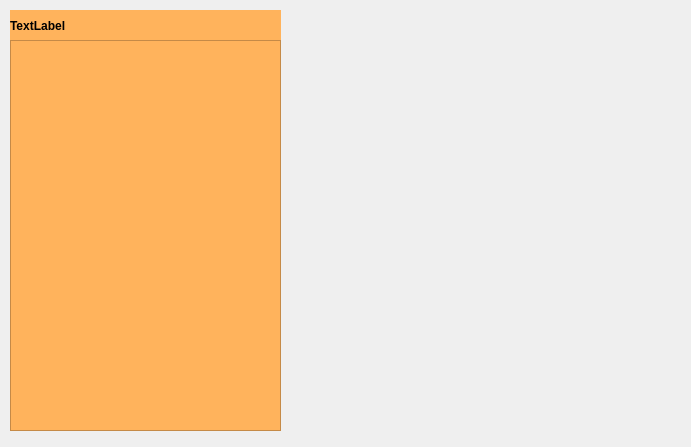
<?xml version="1.0" encoding="UTF-8"?>
<!--
    exercise_description.ui
    Part of Heavid
    Copyright (C) 2021  Misheel Bayarsaikhan, Keziah Charis Bulseco, Luke Ebbinghaus, Vanessa Garcia

    This program is free software: you can redistribute it and/or modify
    it under the terms of the GNU General Public License as published by
    the Free Software Foundation, either version 3 of the License, or
    (at your option) any later version.

    This program is distributed in the hope that it will be useful,
    but WITHOUT ANY WARRANTY; without even the implied warranty of
    MERCHANTABILITY or FITNESS FOR A PARTICULAR PURPOSE.  See the
    GNU General Public License for more details.

    You should have received a copy of the GNU General Public License
    along with this program.  If not, see <https://www.gnu.org/licenses/>.
-->
<ui version="4.0">
 <class>Exercise_Description</class>
 <widget class="QDialog" name="Exercise_Description">
  <property name="geometry">
   <rect>
    <x>0</x>
    <y>0</y>
    <width>691</width>
    <height>447</height>
   </rect>
  </property>
  <property name="windowTitle">
   <string>Dialog</string>
  </property>
  <widget class="QTextBrowser" name="textBrowser">
   <property name="geometry">
    <rect>
     <x>10</x>
     <y>40</y>
     <width>271</width>
     <height>391</height>
    </rect>
   </property>
   <property name="styleSheet">
    <string notr="true">background-color: rgb(255, 179, 92);</string>
   </property>
   <property name="html">
    <string>&lt;!DOCTYPE HTML PUBLIC &quot;-//W3C//DTD HTML 4.0//EN&quot; &quot;http://www.w3.org/TR/REC-html40/strict.dtd&quot;&gt;
&lt;html&gt;&lt;head&gt;&lt;meta name=&quot;qrichtext&quot; content=&quot;1&quot; /&gt;&lt;style type=&quot;text/css&quot;&gt;
p, li { white-space: pre-wrap; }
&lt;/style&gt;&lt;/head&gt;&lt;body style=&quot; font-family:'Noto Sans'; font-size:10pt; font-weight:400; font-style:normal;&quot;&gt;
&lt;p style=&quot;-qt-paragraph-type:empty; margin-top:0px; margin-bottom:0px; margin-left:0px; margin-right:0px; -qt-block-indent:0; text-indent:0px; font-family:'.SF NS Text'; font-size:13pt;&quot;&gt;&lt;br /&gt;&lt;/p&gt;&lt;/body&gt;&lt;/html&gt;</string>
   </property>
  </widget>
  <widget class="QLabel" name="textTitle">
   <property name="geometry">
    <rect>
     <x>10</x>
     <y>10</y>
     <width>271</width>
     <height>31</height>
    </rect>
   </property>
   <property name="styleSheet">
    <string notr="true">background-color: rgb(255, 179, 92);
font:bold;
font-style:14px;</string>
   </property>
   <property name="text">
    <string>TextLabel</string>
   </property>
  </widget>
  <widget class="QLabel" name="exerciseImage">
   <property name="geometry">
    <rect>
     <x>290</x>
     <y>10</y>
     <width>381</width>
     <height>421</height>
    </rect>
   </property>
   <property name="styleSheet">
    <string notr="true"/>
   </property>
   <property name="text">
    <string/>
   </property>
  </widget>
  <zorder>textTitle</zorder>
  <zorder>textBrowser</zorder>
  <zorder>exerciseImage</zorder>
 </widget>
 <resources/>
 <connections/>
</ui>
